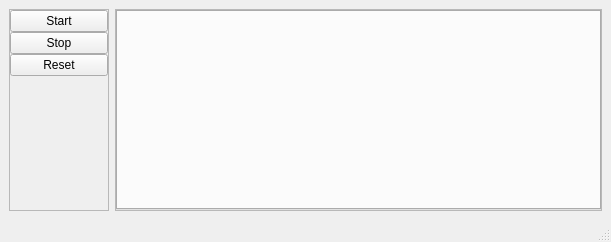
<?xml version="1.0" encoding="UTF-8"?>
<ui version="4.0">
 <class>MainWindow</class>
 <widget class="QMainWindow" name="MainWindow">
  <property name="geometry">
   <rect>
    <x>0</x>
    <y>0</y>
    <width>611</width>
    <height>242</height>
   </rect>
  </property>
  <property name="windowTitle">
   <string>MainWindow</string>
  </property>
  <widget class="QWidget" name="centralwidget">
   <layout class="QGridLayout" name="gridLayout_2">
    <item row="0" column="0">
     <layout class="QHBoxLayout" name="horizontalLayout">
      <item>
       <widget class="QFrame" name="frame_2">
        <property name="minimumSize">
         <size>
          <width>100</width>
          <height>0</height>
         </size>
        </property>
        <property name="maximumSize">
         <size>
          <width>100</width>
          <height>16777215</height>
         </size>
        </property>
        <property name="frameShape">
         <enum>QFrame::StyledPanel</enum>
        </property>
        <property name="frameShadow">
         <enum>QFrame::Raised</enum>
        </property>
        <layout class="QGridLayout" name="gridLayout">
         <property name="leftMargin">
          <number>0</number>
         </property>
         <property name="topMargin">
          <number>0</number>
         </property>
         <property name="rightMargin">
          <number>0</number>
         </property>
         <property name="bottomMargin">
          <number>0</number>
         </property>
         <property name="spacing">
          <number>0</number>
         </property>
         <item row="0" column="0">
          <layout class="QVBoxLayout" name="verticalLayout">
           <item>
            <widget class="QPushButton" name="W_Start">
             <property name="text">
              <string>Start</string>
             </property>
            </widget>
           </item>
           <item>
            <widget class="QPushButton" name="W_Stop">
             <property name="text">
              <string>Stop</string>
             </property>
            </widget>
           </item>
           <item>
            <widget class="QPushButton" name="W_Reset">
             <property name="text">
              <string>Reset</string>
             </property>
            </widget>
           </item>
           <item>
            <spacer name="verticalSpacer">
             <property name="orientation">
              <enum>Qt::Vertical</enum>
             </property>
             <property name="sizeHint" stdset="0">
              <size>
               <width>20</width>
               <height>40</height>
              </size>
             </property>
            </spacer>
           </item>
          </layout>
         </item>
        </layout>
       </widget>
      </item>
      <item>
       <widget class="QFrame" name="frame">
        <property name="frameShape">
         <enum>QFrame::StyledPanel</enum>
        </property>
        <property name="frameShadow">
         <enum>QFrame::Raised</enum>
        </property>
        <layout class="QGridLayout" name="gridLayout_3">
         <property name="leftMargin">
          <number>0</number>
         </property>
         <property name="topMargin">
          <number>0</number>
         </property>
         <property name="rightMargin">
          <number>0</number>
         </property>
         <property name="bottomMargin">
          <number>0</number>
         </property>
         <property name="spacing">
          <number>0</number>
         </property>
         <item row="0" column="0">
          <widget class="QTabWidget" name="W_Graph"/>
         </item>
        </layout>
       </widget>
      </item>
     </layout>
    </item>
   </layout>
  </widget>
  <widget class="QMenuBar" name="menubar">
   <property name="geometry">
    <rect>
     <x>0</x>
     <y>0</y>
     <width>611</width>
     <height>22</height>
    </rect>
   </property>
  </widget>
  <widget class="QStatusBar" name="statusbar"/>
 </widget>
 <resources/>
 <connections/>
</ui>
